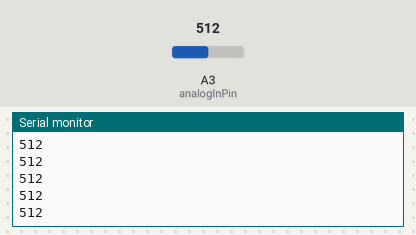
A sketch run on a simulated Arduino Uno, built with avr-gcc and run on an emulated ATmega328P. On the bench: the last lines printed to the serial monitor. The test bench sets the inputs (shaded band); at power-on: A3 (analogInPin) = 512.

Above: at 1.2 s.
1.3 s: A3 (analogInPin) set to 716
At 2.3 s:
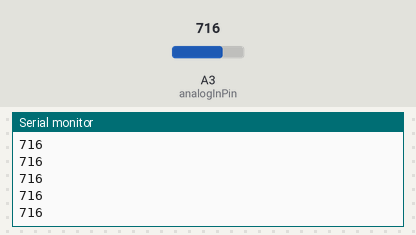
2.8 s: A3 (analogInPin) set to 900
At 3.7 s:
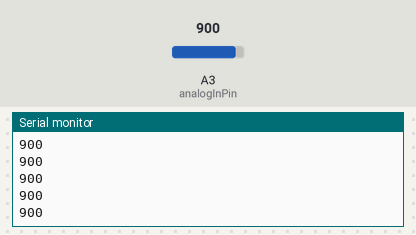
Timing chart, 0 to 5.8 s (numbered marks = the images above; inputs shaded):
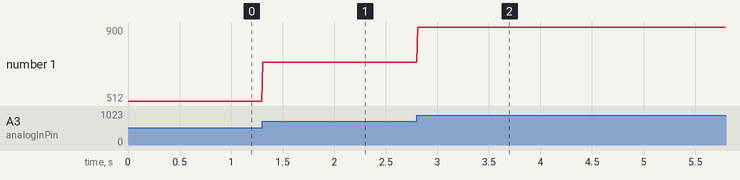

The sketch:

ir_recv.ino
```cpp
const int analogInPin = A3;
int sensorValue = 0;

void setup() {
  // put your setup code here, to run once:
  Serial.begin(115200);
}

void loop() {
  sensorValue = analogRead(analogInPin);
  Serial.println(sensorValue);
  delay(10);
}
```

Measured:
- after the input at 1.3 s, the serial monitor: prints a new line at once (image 1)
- after the input at 2.8 s, the serial monitor: prints a new line at once (image 2)
- plotted number 1: 512 → 716 after the input at 1.3 s, 716 → 900 after the input at 2.8 s
